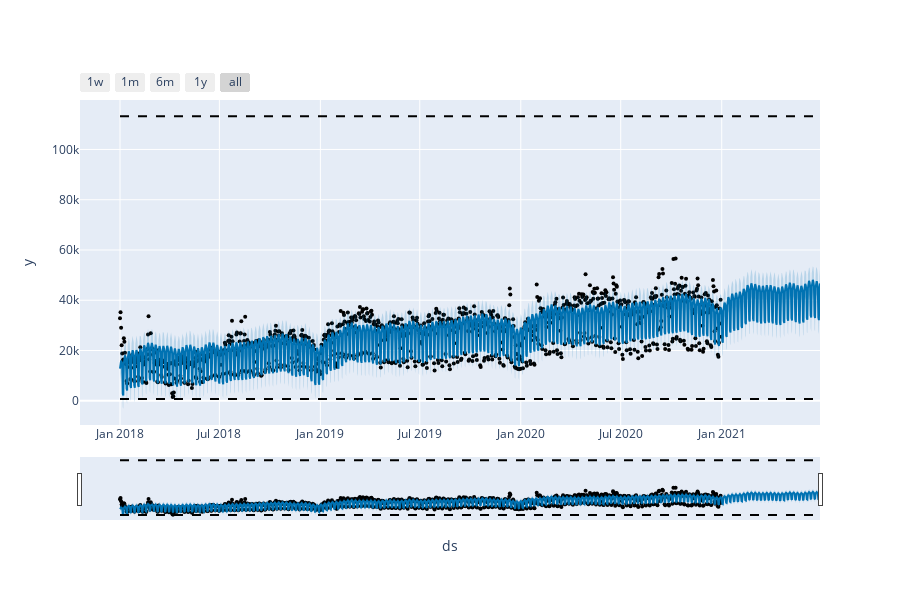

Notebook code cell kept with this figure:
### Code cell
# plot 
plot_plotly(m, forecast)

### Figure 1 — Plotly figure (JSON) as saved in the notebook; plotly's stock layout.template omitted (floating-point values rounded to 4 significant figures; data arrays with more than 128 entries replaced by an {"elided": "..."} marker saying what was removed)
{"data": [{"marker": {"color": "black", "size": 4}, "mode": "markers", "name": "Actual", "type": "scatter", "x": {"elided": "1095 str values"}, "y": {"elided": "1095 int values"}}, {"hoverinfo": "skip", "line": {"width": 0}, "mode": "lines", "type": "scatter", "x": {"elided": "1275 str values"}, "y": {"elided": "1275 float values"}}, {"fill": "tonexty", "fillcolor": "rgba(0, 114, 178, 0.2)", "line": {"color": "#0072B2", "width": 2}, "mode": "lines", "name": "Predicted", "type": "scatter", "x": {"elided": "1275 str values"}, "y": {"elided": "1275 float values"}}, {"fill": "tonexty", "fillcolor": "rgba(0, 114, 178, 0.2)", "hoverinfo": "skip", "line": {"width": 0}, "mode": "lines", "type": "scatter", "x": {"elided": "1275 str values"}, "y": {"elided": "1275 float values"}}, {"line": {"color": "black", "dash": "dash", "width": 2}, "mode": "lines", "name": "Cap", "type": "scatter", "x": {"elided": "1275 str values"}, "y": {"elided": "1275 int values"}}, {"line": {"color": "black", "dash": "dash", "width": 2}, "mode": "lines", "name": "Floor", "type": "scatter", "x": {"elided": "1275 str values"}, "y": {"elided": "1275 int values"}}], "layout": {"height": 600, "showlegend": false, "width": 900, "xaxis": {"rangeselector": {"buttons": [{"count": 7, "label": "1w", "step": "day", "stepmode": "backward"}, {"count": 1, "label": "1m", "step": "month", "stepmode": "backward"}, {"count": 6, "label": "6m", "step": "month", "stepmode": "backward"}, {"count": 1, "label": "1y", "step": "year", "stepmode": "backward"}, {"step": "all"}]}, "rangeslider": {"visible": true}, "title": {"text": "ds"}, "type": "date"}, "yaxis": {"title": {"text": "y"}}}}
